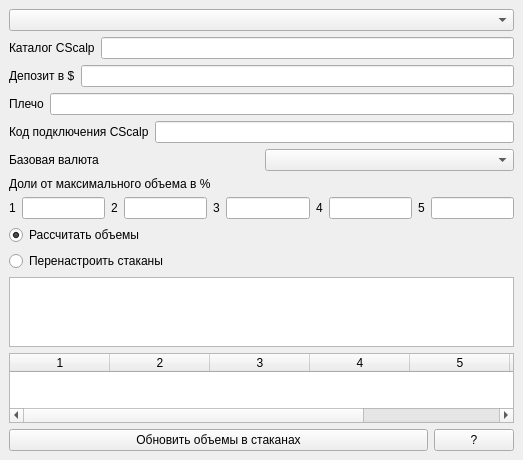
<?xml version="1.0" encoding="UTF-8"?>
<ui version="4.0">
 <class>MainWindow</class>
 <widget class="QMainWindow" name="MainWindow">
  <property name="geometry">
   <rect>
    <x>0</x>
    <y>0</y>
    <width>523</width>
    <height>441</height>
   </rect>
  </property>
  <property name="windowTitle">
   <string>Обновление рабочих объемов в CScalp</string>
  </property>
  <property name="windowIcon">
   <iconset>
    <normaloff>:/data/data/icon.ico</normaloff>:/data/data/icon.ico</iconset>
  </property>
  <property name="iconSize">
   <size>
    <width>0</width>
    <height>0</height>
   </size>
  </property>
  <property name="toolButtonStyle">
   <enum>Qt::ToolButtonIconOnly</enum>
  </property>
  <property name="documentMode">
   <bool>false</bool>
  </property>
  <property name="unifiedTitleAndToolBarOnMac">
   <bool>false</bool>
  </property>
  <widget class="QWidget" name="centralwidget">
   <layout class="QVBoxLayout" name="verticalLayout">
    <item>
     <widget class="QComboBox" name="comboBox">
      <property name="currentIndex">
       <number>-1</number>
      </property>
     </widget>
    </item>
    <item>
     <layout class="QHBoxLayout" name="horizontalLayout_6">
      <item>
       <widget class="QLabel" name="label_11">
        <property name="text">
         <string>Каталог CScalp</string>
        </property>
       </widget>
      </item>
      <item>
       <widget class="QLineEdit" name="editPath"/>
      </item>
     </layout>
    </item>
    <item>
     <layout class="QHBoxLayout" name="horizontalLayout_2">
      <item>
       <widget class="QLabel" name="label_7">
        <property name="text">
         <string>Депозит в $</string>
        </property>
       </widget>
      </item>
      <item>
       <widget class="QLineEdit" name="editDepo"/>
      </item>
     </layout>
    </item>
    <item>
     <layout class="QHBoxLayout" name="horizontalLayout_3">
      <item>
       <widget class="QLabel" name="label_8">
        <property name="text">
         <string>Плечо</string>
        </property>
       </widget>
      </item>
      <item>
       <widget class="QLineEdit" name="editLeverage">
        <property name="enabled">
         <bool>true</bool>
        </property>
        <property name="maxLength">
         <number>200</number>
        </property>
       </widget>
      </item>
     </layout>
    </item>
    <item>
     <layout class="QHBoxLayout" name="horizontalLayout_4">
      <item>
       <widget class="QLabel" name="label_9">
        <property name="text">
         <string>Код подключения CScalp</string>
        </property>
       </widget>
      </item>
      <item>
       <widget class="QLineEdit" name="editCode"/>
      </item>
     </layout>
    </item>
    <item>
     <layout class="QHBoxLayout" name="horizontalLayoutCurrency">
      <item>
       <widget class="QLabel" name="label_10">
        <property name="text">
         <string>Базовая валюта</string>
        </property>
       </widget>
      </item>
      <item>
       <widget class="QComboBox" name="comboBoxCurrency"/>
      </item>
     </layout>
    </item>
    <item>
     <widget class="QLabel" name="label_6">
      <property name="text">
       <string>Доли от максимального объема в %</string>
      </property>
     </widget>
    </item>
    <item>
     <layout class="QHBoxLayout" name="horizontalLayout">
      <item>
       <widget class="QLabel" name="label">
        <property name="text">
         <string>1</string>
        </property>
       </widget>
      </item>
      <item>
       <widget class="QLineEdit" name="editPart1"/>
      </item>
      <item>
       <widget class="QLabel" name="label_2">
        <property name="text">
         <string>2</string>
        </property>
       </widget>
      </item>
      <item>
       <widget class="QLineEdit" name="editPart2"/>
      </item>
      <item>
       <widget class="QLabel" name="label_3">
        <property name="text">
         <string>3</string>
        </property>
       </widget>
      </item>
      <item>
       <widget class="QLineEdit" name="editPart3"/>
      </item>
      <item>
       <widget class="QLabel" name="label_4">
        <property name="text">
         <string>4</string>
        </property>
       </widget>
      </item>
      <item>
       <widget class="QLineEdit" name="editPart4"/>
      </item>
      <item>
       <widget class="QLabel" name="label_5">
        <property name="text">
         <string>5</string>
        </property>
       </widget>
      </item>
      <item>
       <widget class="QLineEdit" name="editPart5"/>
      </item>
     </layout>
    </item>
    <item>
     <layout class="QHBoxLayout" name="horizontalLayout_8"/>
    </item>
    <item>
     <widget class="QRadioButton" name="radioButton">
      <property name="text">
       <string>Рассчитать объемы</string>
      </property>
      <property name="checked">
       <bool>true</bool>
      </property>
      <attribute name="buttonGroup">
       <string notr="true">buttonGroup</string>
      </attribute>
     </widget>
    </item>
    <item>
     <widget class="QRadioButton" name="radioButton_2">
      <property name="text">
       <string>Перенастроить стаканы</string>
      </property>
      <attribute name="buttonGroup">
       <string notr="true">buttonGroup</string>
      </attribute>
     </widget>
    </item>
    <item>
     <widget class="QListWidget" name="listWidget">
      <property name="horizontalScrollBarPolicy">
       <enum>Qt::ScrollBarAlwaysOff</enum>
      </property>
     </widget>
    </item>
    <item>
     <widget class="QTableWidget" name="tableWidget">
      <property name="lineWidth">
       <number>0</number>
      </property>
      <property name="rowCount">
       <number>0</number>
      </property>
      <property name="columnCount">
       <number>7</number>
      </property>
      <attribute name="horizontalHeaderVisible">
       <bool>true</bool>
      </attribute>
      <attribute name="horizontalHeaderCascadingSectionResizes">
       <bool>false</bool>
      </attribute>
      <attribute name="horizontalHeaderMinimumSectionSize">
       <number>0</number>
      </attribute>
      <attribute name="verticalHeaderDefaultSectionSize">
       <number>26</number>
      </attribute>
      <column/>
      <column/>
      <column/>
      <column/>
      <column/>
      <column/>
      <column/>
     </widget>
    </item>
    <item>
     <layout class="QHBoxLayout" name="horizontalLayout_5">
      <item>
       <widget class="QPushButton" name="pushButton">
        <property name="text">
         <string>Обновить объемы в стаканах</string>
        </property>
       </widget>
      </item>
      <item>
       <widget class="QPushButton" name="pushButtonAbout">
        <property name="sizePolicy">
         <sizepolicy hsizetype="Fixed" vsizetype="Fixed">
          <horstretch>0</horstretch>
          <verstretch>0</verstretch>
         </sizepolicy>
        </property>
        <property name="text">
         <string>?</string>
        </property>
       </widget>
      </item>
     </layout>
    </item>
   </layout>
  </widget>
 </widget>
 <resources>
  <include location="resources.qrc"/>
 </resources>
 <connections/>
 <buttongroups>
  <buttongroup name="buttonGroup"/>
 </buttongroups>
</ui>
